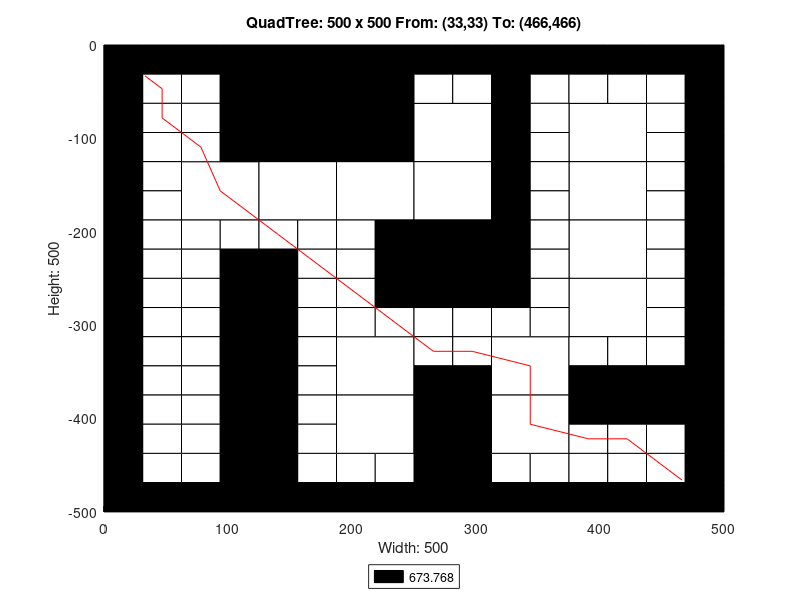

MATLAB code for this plot:
axis([0 500 -500 0]);
title('QuadTree: 500 x 500 From: (33,33) To: (466,466)');
xlabel('Width: 500');
ylabel('Height: 500');
rectangle('Position',[125 -125 125 125], 'FaceColor',[0 0 0]);
rectangle('Position',[62.5 -187.5 62.5 62.5], 'FaceColor',[1 1 1]);
rectangle('Position',[125 -187.5 62.5 62.5], 'FaceColor',[1 1 1]);
rectangle('Position',[187.5 -187.5 62.5 62.5], 'FaceColor',[1 1 1]);
rectangle('Position',[250 -125 62.5 62.5], 'FaceColor',[1 1 1]);
rectangle('Position',[375 -125 62.5 62.5], 'FaceColor',[1 1 1]);
rectangle('Position',[250 -187.5 62.5 62.5], 'FaceColor',[1 1 1]);
rectangle('Position',[250 -250 62.5 62.5], 'FaceColor',[0 0 0]);
rectangle('Position',[375 -187.5 62.5 62.5], 'FaceColor',[1 1 1]);
rectangle('Position',[375 -250 62.5 62.5], 'FaceColor',[1 1 1]);
rectangle('Position',[187.5 -375 62.5 62.5], 'FaceColor',[1 1 1]);
rectangle('Position',[187.5 -437.5 62.5 62.5], 'FaceColor',[1 1 1]);
rectangle('Position',[312.5 -375 62.5 62.5], 'FaceColor',[1 1 1]);
rectangle('Position',[375 -312.5 62.5 62.5], 'FaceColor',[1 1 1]);
rectangle('Position',[250 -437.5 62.5 62.5], 'FaceColor',[0 0 0]);
rectangle('Position',[312.5 -437.5 62.5 62.5], 'FaceColor',[1 1 1]);
rectangle('Position',[250 -500 62.5 62.5], 'FaceColor',[0 0 0]);
rectangle('Position',[0 -31.25 31.25 31.25], 'FaceColor',[0 0 0]);
rectangle('Position',[31.25 -31.25 31.25 31.25], 'FaceColor',[0 0 0]);
rectangle('Position',[0 -62.5 31.25 31.25], 'FaceColor',[0 0 0]);
rectangle('Position',[31.25 -62.5 31.25 31.25], 'FaceColor',[1 1 1]);
rectangle('Position',[62.5 -31.25 31.25 31.25], 'FaceColor',[0 0 0]);
rectangle('Position',[93.75 -31.25 31.25 31.25], 'FaceColor',[0 0 0]);
rectangle('Position',[62.5 -62.5 31.25 31.25], 'FaceColor',[1 1 1]);
rectangle('Position',[93.75 -62.5 31.25 31.25], 'FaceColor',[0 0 0]);
rectangle('Position',[0 -93.75 31.25 31.25], 'FaceColor',[0 0 0]);
rectangle('Position',[31.25 -93.75 31.25 31.25], 'FaceColor',[1 1 1]);
rectangle('Position',[0 -125 31.25 31.25], 'FaceColor',[0 0 0]);
rectangle('Position',[31.25 -125 31.25 31.25], 'FaceColor',[1 1 1]);
rectangle('Position',[62.5 -93.75 31.25 31.25], 'FaceColor',[1 1 1]);
rectangle('Position',[93.75 -93.75 31.25 31.25], 'FaceColor',[0 0 0]);
rectangle('Position',[62.5 -125 31.25 31.25], 'FaceColor',[1 1 1]);
rectangle('Position',[93.75 -125 31.25 31.25], 'FaceColor',[0 0 0]);
rectangle('Position',[0 -156.25 31.25 31.25], 'FaceColor',[0 0 0]);
rectangle('Position',[31.25 -156.25 31.25 31.25], 'FaceColor',[1 1 1]);
rectangle('Position',[0 -187.5 31.25 31.25], 'FaceColor',[0 0 0]);
rectangle('Position',[31.25 -187.5 31.25 31.25], 'FaceColor',[1 1 1]);
rectangle('Position',[0 -218.75 31.25 31.25], 'FaceColor',[0 0 0]);
rectangle('Position',[31.25 -218.75 31.25 31.25], 'FaceColor',[1 1 1]);
rectangle('Position',[0 -250 31.25 31.25], 'FaceColor',[0 0 0]);
rectangle('Position',[31.25 -250 31.25 31.25], 'FaceColor',[1 1 1]);
rectangle('Position',[62.5 -218.75 31.25 31.25], 'FaceColor',[1 1 1]);
rectangle('Position',[93.75 -218.75 31.25 31.25], 'FaceColor',[1 1 1]);
rectangle('Position',[62.5 -250 31.25 31.25], 'FaceColor',[1 1 1]);
rectangle('Position',[93.75 -250 31.25 31.25], 'FaceColor',[0 0 0]);
rectangle('Position',[125 -218.75 31.25 31.25], 'FaceColor',[1 1 1]);
rectangle('Position',[156.25 -218.75 31.25 31.25], 'FaceColor',[1 1 1]);
rectangle('Position',[125 -250 31.25 31.25], 'FaceColor',[0 0 0]);
rectangle('Position',[156.25 -250 31.25 31.25], 'FaceColor',[1 1 1]);
rectangle('Position',[187.5 -218.75 31.25 31.25], 'FaceColor',[1 1 1]);
rectangle('Position',[218.75 -218.75 31.25 31.25], 'FaceColor',[0 0 0]);
rectangle('Position',[187.5 -250 31.25 31.25], 'FaceColor',[1 1 1]);
rectangle('Position',[218.75 -250 31.25 31.25], 'FaceColor',[0 0 0]);
rectangle('Position',[250 -31.25 31.25 31.25], 'FaceColor',[0 0 0]);
rectangle('Position',[281.25 -31.25 31.25 31.25], 'FaceColor',[0 0 0]);
rectangle('Position',[250 -62.5 31.25 31.25], 'FaceColor',[1 1 1]);
rectangle('Position',[281.25 -62.5 31.25 31.25], 'FaceColor',[1 1 1]);
rectangle('Position',[312.5 -31.25 31.25 31.25], 'FaceColor',[0 0 0]);
rectangle('Position',[343.75 -31.25 31.25 31.25], 'FaceColor',[0 0 0]);
rectangle('Position',[312.5 -62.5 31.25 31.25], 'FaceColor',[0 0 0]);
rectangle('Position',[343.75 -62.5 31.25 31.25], 'FaceColor',[1 1 1]);
rectangle('Position',[312.5 -93.75 31.25 31.25], 'FaceColor',[0 0 0]);
rectangle('Position',[343.75 -93.75 31.25 31.25], 'FaceColor',[1 1 1]);
rectangle('Position',[312.5 -125 31.25 31.25], 'FaceColor',[0 0 0]);
rectangle('Position',[343.75 -125 31.25 31.25], 'FaceColor',[1 1 1]);
rectangle('Position',[375 -31.25 31.25 31.25], 'FaceColor',[0 0 0]);
rectangle('Position',[406.25 -31.25 31.25 31.25], 'FaceColor',[0 0 0]);
rectangle('Position',[375 -62.5 31.25 31.25], 'FaceColor',[1 1 1]);
rectangle('Position',[406.25 -62.5 31.25 31.25], 'FaceColor',[1 1 1]);
rectangle('Position',[437.5 -31.25 31.25 31.25], 'FaceColor',[0 0 0]);
rectangle('Position',[468.75 -31.25 31.25 31.25], 'FaceColor',[0 0 0]);
rectangle('Position',[437.5 -62.5 31.25 31.25], 'FaceColor',[1 1 1]);
rectangle('Position',[468.75 -62.5 31.25 31.25], 'FaceColor',[0 0 0]);
rectangle('Position',[437.5 -93.75 31.25 31.25], 'FaceColor',[1 1 1]);
rectangle('Position',[468.75 -93.75 31.25 31.25], 'FaceColor',[0 0 0]);
rectangle('Position',[437.5 -125 31.25 31.25], 'FaceColor',[1 1 1]);
rectangle('Position',[468.75 -125 31.25 31.25], 'FaceColor',[0 0 0]);
rectangle('Position',[312.5 -156.25 31.25 31.25], 'FaceColor',[0 0 0]);
rectangle('Position',[343.75 -156.25 31.25 31.25], 'FaceColor',[1 1 1]);
rectangle('Position',[312.5 -187.5 31.25 31.25], 'FaceColor',[0 0 0]);
rectangle('Position',[343.75 -187.5 31.25 31.25], 'FaceColor',[1 1 1]);
rectangle('Position',[312.5 -218.75 31.25 31.25], 'FaceColor',[0 0 0]);
rectangle('Position',[343.75 -218.75 31.25 31.25], 'FaceColor',[1 1 1]);
rectangle('Position',[312.5 -250 31.25 31.25], 'FaceColor',[0 0 0]);
rectangle('Position',[343.75 -250 31.25 31.25], 'FaceColor',[1 1 1]);
rectangle('Position',[437.5 -156.25 31.25 31.25], 'FaceColor',[1 1 1]);
rectangle('Position',[468.75 -156.25 31.25 31.25], 'FaceColor',[0 0 0]);
rectangle('Position',[437.5 -187.5 31.25 31.25], 'FaceColor',[1 1 1]);
rectangle('Position',[468.75 -187.5 31.25 31.25], 'FaceColor',[0 0 0]);
rectangle('Position',[437.5 -218.75 31.25 31.25], 'FaceColor',[1 1 1]);
rectangle('Position',[468.75 -218.75 31.25 31.25], 'FaceColor',[0 0 0]);
rectangle('Position',[437.5 -250 31.25 31.25], 'FaceColor',[1 1 1]);
rectangle('Position',[468.75 -250 31.25 31.25], 'FaceColor',[0 0 0]);
rectangle('Position',[0 -281.25 31.25 31.25], 'FaceColor',[0 0 0]);
rectangle('Position',[31.25 -281.25 31.25 31.25], 'FaceColor',[1 1 1]);
rectangle('Position',[0 -312.5 31.25 31.25], 'FaceColor',[0 0 0]);
rectangle('Position',[31.25 -312.5 31.25 31.25], 'FaceColor',[1 1 1]);
rectangle('Position',[62.5 -281.25 31.25 31.25], 'FaceColor',[1 1 1]);
rectangle('Position',[93.75 -281.25 31.25 31.25], 'FaceColor',[0 0 0]);
rectangle('Position',[62.5 -312.5 31.25 31.25], 'FaceColor',[1 1 1]);
rectangle('Position',[93.75 -312.5 31.25 31.25], 'FaceColor',[0 0 0]);
rectangle('Position',[0 -343.75 31.25 31.25], 'FaceColor',[0 0 0]);
rectangle('Position',[31.25 -343.75 31.25 31.25], 'FaceColor',[1 1 1]);
rectangle('Position',[0 -375 31.25 31.25], 'FaceColor',[0 0 0]);
rectangle('Position',[31.25 -375 31.25 31.25], 'FaceColor',[1 1 1]);
rectangle('Position',[62.5 -343.75 31.25 31.25], 'FaceColor',[1 1 1]);
rectangle('Position',[93.75 -343.75 31.25 31.25], 'FaceColor',[0 0 0]);
rectangle('Position',[62.5 -375 31.25 31.25], 'FaceColor',[1 1 1]);
rectangle('Position',[93.75 -375 31.25 31.25], 'FaceColor',[0 0 0]);
rectangle('Position',[125 -281.25 31.25 31.25], 'FaceColor',[0 0 0]);
rectangle('Position',[156.25 -281.25 31.25 31.25], 'FaceColor',[1 1 1]);
rectangle('Position',[125 -312.5 31.25 31.25], 'FaceColor',[0 0 0]);
rectangle('Position',[156.25 -312.5 31.25 31.25], 'FaceColor',[1 1 1]);
rectangle('Position',[187.5 -281.25 31.25 31.25], 'FaceColor',[1 1 1]);
rectangle('Position',[218.75 -281.25 31.25 31.25], 'FaceColor',[0 0 0]);
rectangle('Position',[187.5 -312.5 31.25 31.25], 'FaceColor',[1 1 1]);
rectangle('Position',[218.75 -312.5 31.25 31.25], 'FaceColor',[1 1 1]);
rectangle('Position',[125 -343.75 31.25 31.25], 'FaceColor',[0 0 0]);
rectangle('Position',[156.25 -343.75 31.25 31.25], 'FaceColor',[1 1 1]);
rectangle('Position',[125 -375 31.25 31.25], 'FaceColor',[0 0 0]);
rectangle('Position',[156.25 -375 31.25 31.25], 'FaceColor',[1 1 1]);
rectangle('Position',[0 -406.25 31.25 31.25], 'FaceColor',[0 0 0]);
rectangle('Position',[31.25 -406.25 31.25 31.25], 'FaceColor',[1 1 1]);
rectangle('Position',[0 -437.5 31.25 31.25], 'FaceColor',[0 0 0]);
rectangle('Position',[31.25 -437.5 31.25 31.25], 'FaceColor',[1 1 1]);
rectangle('Position',[62.5 -406.25 31.25 31.25], 'FaceColor',[1 1 1]);
rectangle('Position',[93.75 -406.25 31.25 31.25], 'FaceColor',[0 0 0]);
rectangle('Position',[62.5 -437.5 31.25 31.25], 'FaceColor',[1 1 1]);
rectangle('Position',[93.75 -437.5 31.25 31.25], 'FaceColor',[0 0 0]);
rectangle('Position',[0 -468.75 31.25 31.25], 'FaceColor',[0 0 0]);
rectangle('Position',[31.25 -468.75 31.25 31.25], 'FaceColor',[1 1 1]);
rectangle('Position',[0 -500 31.25 31.25], 'FaceColor',[0 0 0]);
rectangle('Position',[31.25 -500 31.25 31.25], 'FaceColor',[0 0 0]);
rectangle('Position',[62.5 -468.75 31.25 31.25], 'FaceColor',[1 1 1]);
rectangle('Position',[93.75 -468.75 31.25 31.25], 'FaceColor',[0 0 0]);
rectangle('Position',[62.5 -500 31.25 31.25], 'FaceColor',[0 0 0]);
rectangle('Position',[93.75 -500 31.25 31.25], 'FaceColor',[0 0 0]);
rectangle('Position',[125 -406.25 31.25 31.25], 'FaceColor',[0 0 0]);
rectangle('Position',[156.25 -406.25 31.25 31.25], 'FaceColor',[1 1 1]);
rectangle('Position',[125 -437.5 31.25 31.25], 'FaceColor',[0 0 0]);
rectangle('Position',[156.25 -437.5 31.25 31.25], 'FaceColor',[1 1 1]);
rectangle('Position',[125 -468.75 31.25 31.25], 'FaceColor',[0 0 0]);
rectangle('Position',[156.25 -468.75 31.25 31.25], 'FaceColor',[1 1 1]);
rectangle('Position',[125 -500 31.25 31.25], 'FaceColor',[0 0 0]);
rectangle('Position',[156.25 -500 31.25 31.25], 'FaceColor',[0 0 0]);
rectangle('Position',[187.5 -468.75 31.25 31.25], 'FaceColor',[1 1 1]);
rectangle('Position',[218.75 -468.75 31.25 31.25], 'FaceColor',[1 1 1]);
rectangle('Position',[187.5 -500 31.25 31.25], 'FaceColor',[0 0 0]);
rectangle('Position',[218.75 -500 31.25 31.25], 'FaceColor',[0 0 0]);
rectangle('Position',[250 -281.25 31.25 31.25], 'FaceColor',[0 0 0]);
rectangle('Position',[281.25 -281.25 31.25 31.25], 'FaceColor',[0 0 0]);
rectangle('Position',[250 -312.5 31.25 31.25], 'FaceColor',[1 1 1]);
rectangle('Position',[281.25 -312.5 31.25 31.25], 'FaceColor',[1 1 1]);
rectangle('Position',[312.5 -281.25 31.25 31.25], 'FaceColor',[0 0 0]);
rectangle('Position',[343.75 -281.25 31.25 31.25], 'FaceColor',[1 1 1]);
rectangle('Position',[312.5 -312.5 31.25 31.25], 'FaceColor',[1 1 1]);
rectangle('Position',[343.75 -312.5 31.25 31.25], 'FaceColor',[1 1 1]);
rectangle('Position',[250 -343.75 31.25 31.25], 'FaceColor',[1 1 1]);
rectangle('Position',[281.25 -343.75 31.25 31.25], 'FaceColor',[1 1 1]);
rectangle('Position',[250 -375 31.25 31.25], 'FaceColor',[0 0 0]);
rectangle('Position',[281.25 -375 31.25 31.25], 'FaceColor',[0 0 0]);
rectangle('Position',[437.5 -281.25 31.25 31.25], 'FaceColor',[1 1 1]);
rectangle('Position',[468.75 -281.25 31.25 31.25], 'FaceColor',[0 0 0]);
rectangle('Position',[437.5 -312.5 31.25 31.25], 'FaceColor',[1 1 1]);
rectangle('Position',[468.75 -312.5 31.25 31.25], 'FaceColor',[0 0 0]);
rectangle('Position',[375 -343.75 31.25 31.25], 'FaceColor',[1 1 1]);
rectangle('Position',[406.25 -343.75 31.25 31.25], 'FaceColor',[1 1 1]);
rectangle('Position',[375 -375 31.25 31.25], 'FaceColor',[0 0 0]);
rectangle('Position',[406.25 -375 31.25 31.25], 'FaceColor',[0 0 0]);
rectangle('Position',[437.5 -343.75 31.25 31.25], 'FaceColor',[1 1 1]);
rectangle('Position',[468.75 -343.75 31.25 31.25], 'FaceColor',[0 0 0]);
rectangle('Position',[437.5 -375 31.25 31.25], 'FaceColor',[0 0 0]);
rectangle('Position',[468.75 -375 31.25 31.25], 'FaceColor',[0 0 0]);
rectangle('Position',[312.5 -468.75 31.25 31.25], 'FaceColor',[1 1 1]);
rectangle('Position',[343.75 -468.75 31.25 31.25], 'FaceColor',[1 1 1]);
rectangle('Position',[312.5 -500 31.25 31.25], 'FaceColor',[0 0 0]);
rectangle('Position',[343.75 -500 31.25 31.25], 'FaceColor',[0 0 0]);
rectangle('Position',[375 -406.25 31.25 31.25], 'FaceColor',[0 0 0]);
rectangle('Position',[406.25 -406.25 31.25 31.25], 'FaceColor',[0 0 0]);
rectangle('Position',[375 -437.5 31.25 31.25], 'FaceColor',[1 1 1]);
rectangle('Position',[406.25 -437.5 31.25 31.25], 'FaceColor',[1 1 1]);
rectangle('Position',[437.5 -406.25 31.25 31.25], 'FaceColor',[0 0 0]);
rectangle('Position',[468.75 -406.25 31.25 31.25], 'FaceColor',[0 0 0]);
rectangle('Position',[437.5 -437.5 31.25 31.25], 'FaceColor',[1 1 1]);
rectangle('Position',[468.75 -437.5 31.25 31.25], 'FaceColor',[0 0 0]);
rectangle('Position',[375 -468.75 31.25 31.25], 'FaceColor',[1 1 1]);
rectangle('Position',[406.25 -468.75 31.25 31.25], 'FaceColor',[1 1 1]);
rectangle('Position',[375 -500 31.25 31.25], 'FaceColor',[0 0 0]);
rectangle('Position',[406.25 -500 31.25 31.25], 'FaceColor',[0 0 0]);
rectangle('Position',[437.5 -468.75 31.25 31.25], 'FaceColor',[1 1 1]);
rectangle('Position',[468.75 -468.75 31.25 31.25], 'FaceColor',[0 0 0]);
rectangle('Position',[437.5 -500 31.25 31.25], 'FaceColor',[0 0 0]);
rectangle('Position',[468.75 -500 31.25 31.25], 'FaceColor',[0 0 0]);
X=[466,453.125,421.875,390.625,343.75,343.75,296.875,265.625,234.375,203.125,171.875,140.625,93.75,78.125,46.875,46.875,33];
Y=[-466,-453.125,-421.875,-421.875,-406.25,-343.75,-328.125,-328.125,-296.875,-265.625,-234.375,-203.125,-156.25,-109.375,-78.125,-46.875,-33];
hold on;
plot(X,Y,'r');
legend('673.768','Location','southoutside');
